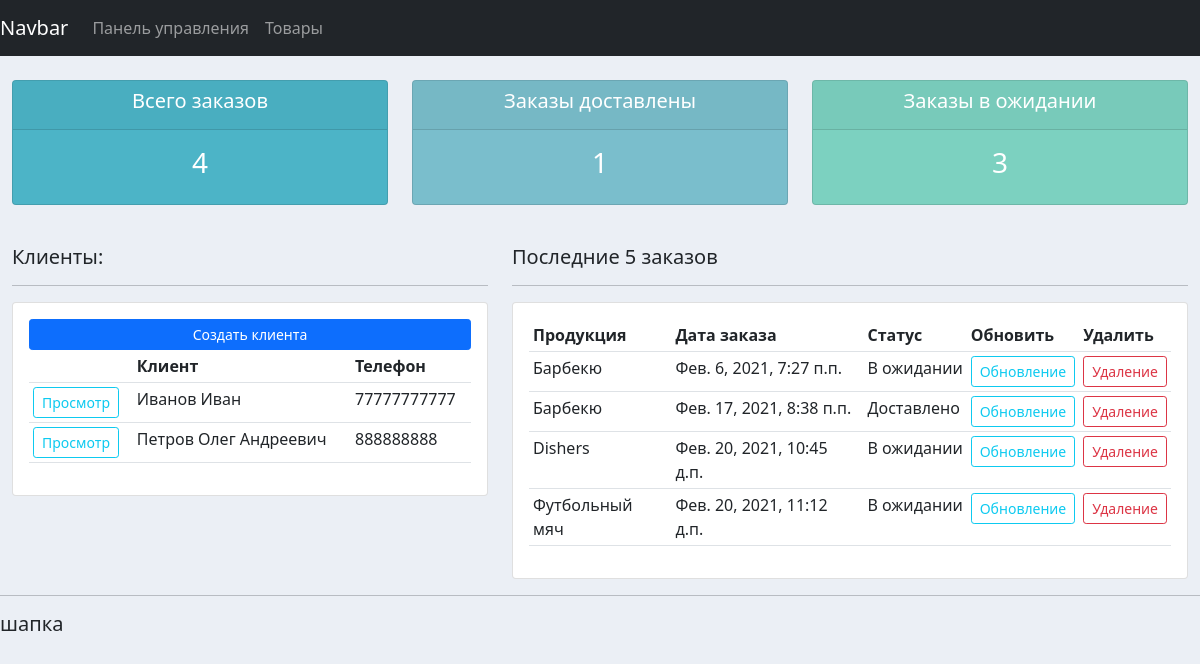
The app's page /, older data.
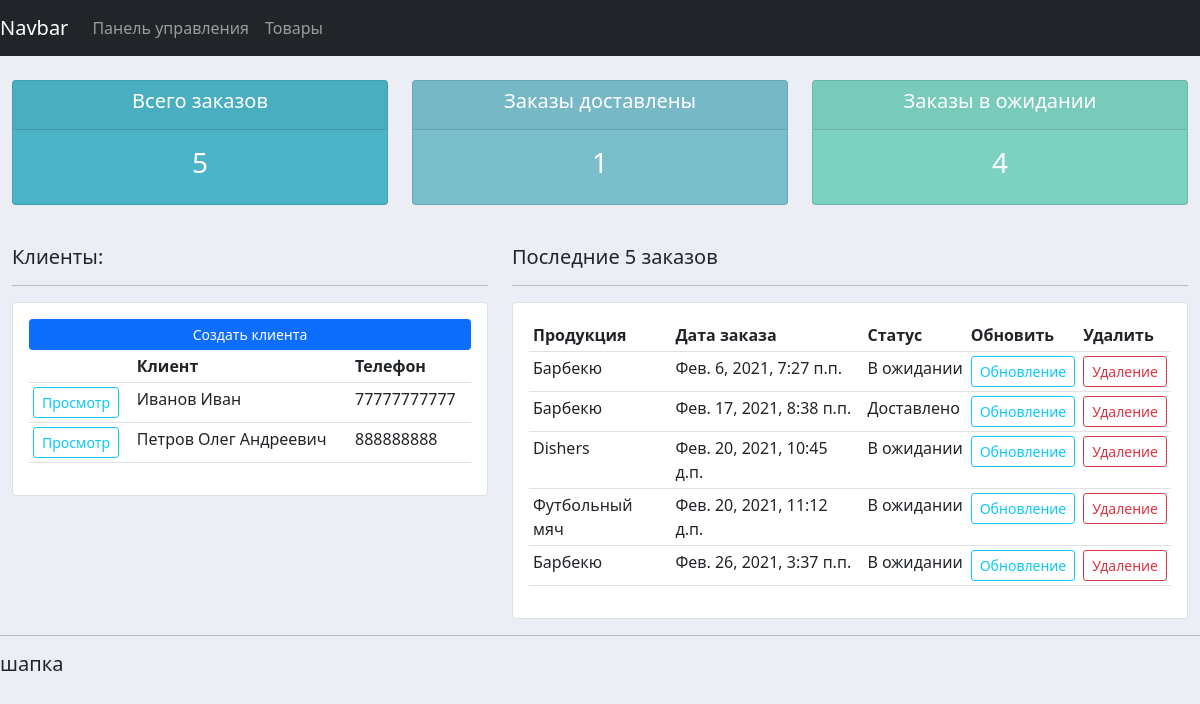
The same page, newer data.
### accounts/models.py (models this page shows, shortened)
class Customer(models.Model):
    name = models.CharField(max_length=200, null = True, verbose_name = 'ФИО')
    phone = models.CharField(max_length=200, null = True, verbose_name = 'Телефон')
    email = models.CharField(max_length=200, null = True, verbose_name = 'Эл. почта')
    date_created = models.DateTimeField(auto_now_add=True, null = True, verbose_name = 'Дата')
    class Meta:
        verbose_name_plural = 'Клиенты'
        verbose_name = 'Клиент'

class Order(models.Model):
    STATUS = (
        ('В ожидании', 'В ожидании'),
        ('Готово к доставке', 'Готово к доставке'),
        ('Доставлено', 'Доставлено'),
    )
    customer = models.ForeignKey(Customer, null = True, on_delete = models.SET_NULL, verbose_name = 'Клиент')
    product = models.ForeignKey(Pruduct, null = True, on_delete = models.SET_NULL, verbose_name = 'Товар')
    date_created = models.DateTimeField(auto_now_add=True, null = True, verbose_name = 'Дата')
    status = models.CharField(max_length = 200, null = True, choices = STATUS, verbose_name = 'Статус заказа')
    note = models.CharField(max_length = 10000, null = True, verbose_name = 'Примечания', default = '-')
    class Meta:
        verbose_name_plural = 'Заказы'
        verbose_name = 'Заказ'

class Pruduct(models.Model):
    CATEGORY = (
        ('Для дома', 'Для дома'),
        ('Для улицы', 'Для улицы'),
    )
    name = models.CharField(max_length=200, null = True, verbose_name = 'Наименования')
    price = models.FloatField(null = True, verbose_name = 'Цена')
    category = models.CharField(max_length=200, null = True, choices = CATEGORY, verbose_name = 'Категория')
    description = models.CharField(max_length=200, null = True, verbose_name = 'Описание', blank = True)
    date_created = models.DateTimeField(auto_now_add=True, null = True, verbose_name = 'Дата')
    tags = models.ManyToManyField(Tag)
    class Meta:
        verbose_name_plural = 'Продукция'
        verbose_name = 'Продукция'
    def __str__(self):
        return self.name

### accounts/views.py (the view)
# urls.py: path('', home, name = 'home'),
def home(request):
    order = Order.objects.all()
    customer = Customer.objects.all()
    total_customers = customer.count()
    total_order = order.count()
    delivered = order.filter(status = 'Доставлено').count()
    pending = order.filter(status = 'В ожидании').count()
    context = {'orders': order, 'customers': customer , 'total_customers': total_customers,
               'total_order': total_order, 'delivered': delivered, 'pending': pending}
    return render(request, 'accounts/dashboard.html', context)

### accounts/templates/accounts/dashboard.html
{% extends "accounts/base.html" %}
{% block content %}
{%  include 'accounts/status.html' %}
<br>
<div class="row">
	<div class="col-md-5">
		<h5>Клиенты:</h5>
		<hr>
		<div class="card card-body">
			<a class="btn btn-primary  btn-sm btn-block" href="">Создать клиента</a>
			<table class="table table-sm">
				<tr>
					<th></th>
					<th>Клиент</th>
					<th>Телефон</th>
				</tr>
				{% for customer in customers %}
					<tr>
						<td><a class="btn btn-outline-info  btn-sm btn-block" href="{% url 'customer' customer.id %}">Просмотр</a></td>
						<td>{{ customer.name }}</td>
						<td>{{ customer.phone }}</td>
					</tr>
					{% endfor %}
			</table>
		</div>
	</div>
	<div class="col-md-7">
		<h5>Последние 5 заказов</h5>
		<hr>
		<div class="card card-body">
			<table class="table table-sm">
				<tr>
					<th>Продукция</th>
					<th>Дата заказа</th>
					<th>Статус</th>
					<th>Обновить</th>
					<th>Удалить</th>
				</tr>
					{% for order in orders %}
					<tr>
						<td>{{ order.product }}</td>
						<td>{{ order.date_created }}</td>
						<td>{{ order.status }}</td>
						<td><a class="btn btn-outline-info  btn-sm btn-block" href="{% url 'update_order' order.id %}">Обновление</a></td>
						<td><a class="btn btn-outline-danger  btn-sm btn-block" href="{% url 'delete_order' order.id %}">Удаление</a></td>
					</tr>
					{% endfor %}
			</table>
		</div>
	</div>
</div>
{% endblock %}

Row changes from the older to the newer data that the page shows:
added Order: product "Барбекю", date_created "Фев. 26, 2021, 3:37 п.п.", status "В ожидании"
Text that changed along with them:
{{ total_order }}: "4" → "5"
{{ pending }}: "3" → "4"
